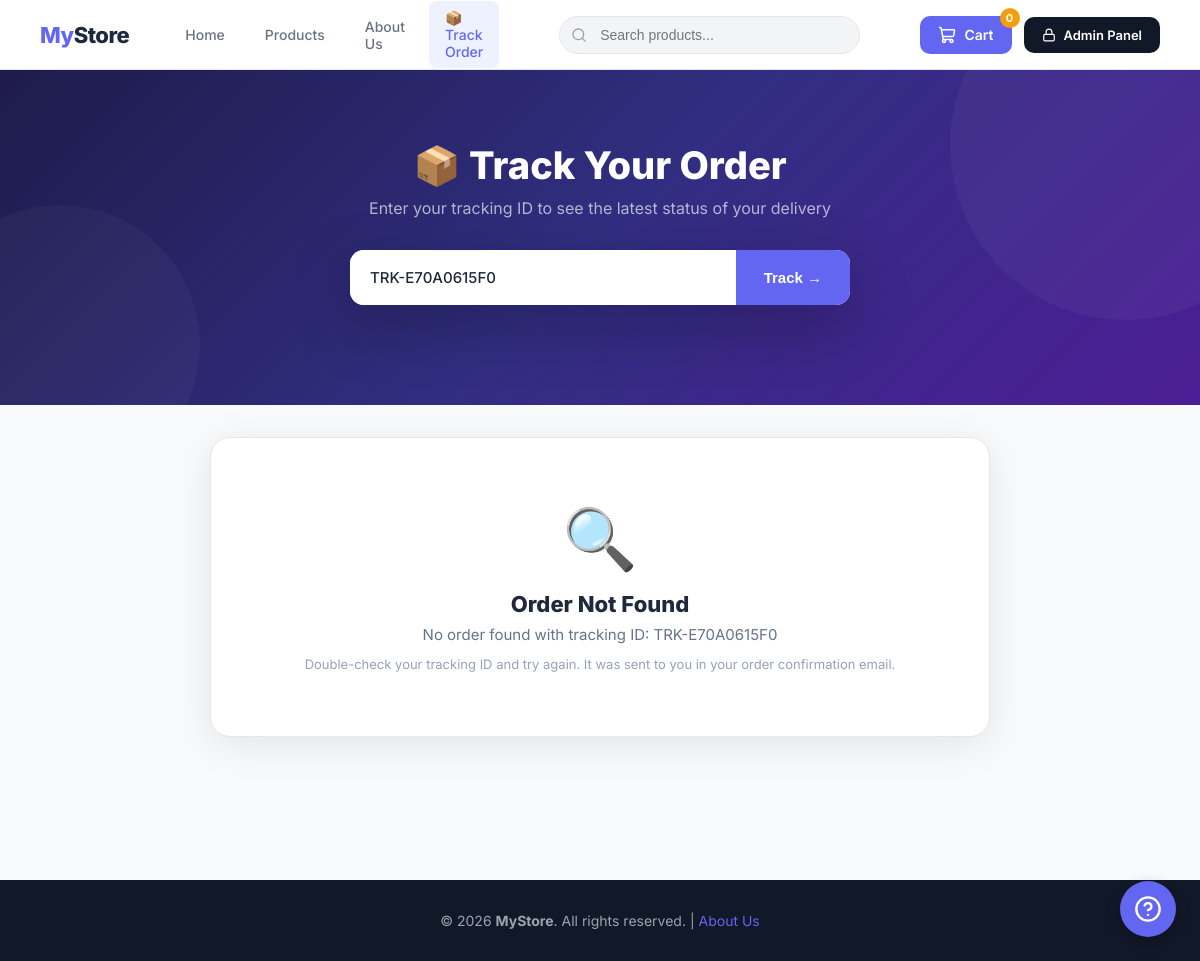
/track/TRK-E70A0615F0/, run on an earlier commit of the app's database.
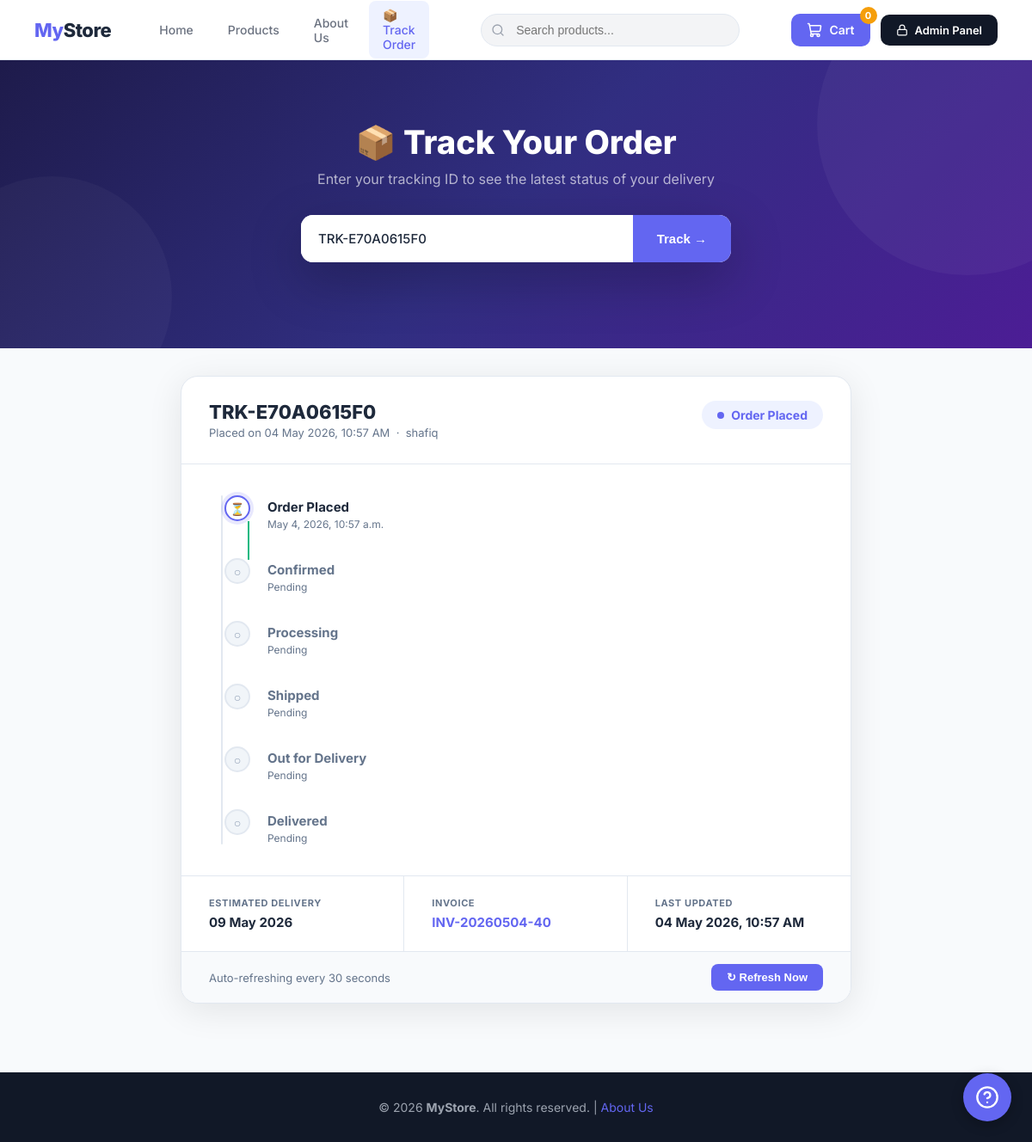
And on a later commit of the database.
### accounts/models.py (models this page shows, shortened)
class Order(models.Model):
    STATUS_PLACED       = 'placed'
    STATUS_CONFIRMED    = 'confirmed'
    STATUS_PROCESSING   = 'processing'
    STATUS_SHIPPED      = 'shipped'
    STATUS_OUT_FOR_DEL  = 'out_for_delivery'
    STATUS_DELIVERED    = 'delivered'
    STATUS_CANCELLED    = 'cancelled'
    STATUS_CHOICES = [
        (STATUS_PLACED,      'Order Placed'),
        (STATUS_CONFIRMED,   'Confirmed'),
        (STATUS_PROCESSING,  'Processing'),
        (STATUS_SHIPPED,     'Shipped'),
        (STATUS_OUT_FOR_DEL, 'Out for Delivery'),
        (STATUS_DELIVERED,   'Delivered'),
        (STATUS_CANCELLED,   'Cancelled'),
    ]
    STATUS_PIPELINE = [
        STATUS_PLACED,
        STATUS_CONFIRMED,
        STATUS_PROCESSING,
        STATUS_SHIPPED,
        STATUS_OUT_FOR_DEL,
        STATUS_DELIVERED,
    ]
    invoice         = models.OneToOneField(Invoice, on_delete=models.CASCADE, related_name='order', null=True, blank=True)
    tracking_id     = models.CharField(max_length=20, unique=True, blank=True)
    status          = models.CharField(max_length=30, choices=STATUS_CHOICES, default=STATUS_PLACED)
    customer_name   = models.CharField(max_length=200, blank=True)
    customer_email  = models.EmailField(blank=True)
    customer_phone  = models.CharField(max_length=30, blank=True)
    shipping_address= models.TextField(blank=True)
    courier_name    = models.CharField(max_length=100, blank=True)
    courier_tracking= models.CharField(max_length=100, blank=True)  # External tracking number
    notes           = models.TextField(blank=True)
    placed_at       = models.DateTimeField(auto_now_add=True)
    confirmed_at    = models.DateTimeField(null=True, blank=True)
    processing_at   = models.DateTimeField(null=True, blank=True)
    shipped_at      = models.DateTimeField(null=True, blank=True)
    out_for_delivery_at = models.DateTimeField(null=True, blank=True)
    delivered_at    = models.DateTimeField(null=True, blank=True)
    cancelled_at    = models.DateTimeField(null=True, blank=True)
    updated_at      = models.DateTimeField(auto_now=True)
    estimated_delivery = models.DateField(null=True, blank=True)
    class Meta:
        ordering = ['-placed_at']
    def get_timeline(self):
        steps = []
        for s in self.STATUS_PIPELINE:
            ts_map = {
                self.STATUS_PLACED:      self.placed_at,
                self.STATUS_CONFIRMED:   self.confirmed_at,
                self.STATUS_PROCESSING:  self.processing_at,
                self.STATUS_SHIPPED:     self.shipped_at,
                self.STATUS_OUT_FOR_DEL: self.out_for_delivery_at,
                self.STATUS_DELIVERED:   self.delivered_at,
            }
            if self.status == self.STATUS_CANCELLED:
                if s == self.STATUS_PLACED:
                    state = 'done'
                else:
                    state = 'cancelled'
            elif ts_map.get(s):
                state = 'done' if s != self.status else 'current'
            elif s == self.status:
                state = 'current'
            else:
                state = 'pending'
            steps.append({
                'status': s,
                'label': dict(self.STATUS_CHOICES)[s],
                'state': state,
                'timestamp': ts_map.get(s),
            })
        return steps

class Invoice(models.Model):
    invoice_number = models.CharField(max_length=50, unique=True, blank=True, null=True)
    created_at = models.DateTimeField(auto_now_add=True)
    created_by = models.ForeignKey(User, on_delete=models.SET_NULL, null=True)
    total_amount = models.DecimalField(max_digits=12, decimal_places=2, default=0)
    total_discount = models.DecimalField(max_digits=12, decimal_places=2, default=0)
    total_profit = models.DecimalField(max_digits=12, decimal_places=2, default=0)
    payment_method = models.CharField(max_length=50, default='Cash')

### accounts/views.py (the view)
# urls.py: path('track/', views.track_order_page, {'tracking_id': ''}, name='track_home'),
def track_order_page(request, tracking_id):
    order = None
    error = None
    try:
        order = Order.objects.get(tracking_id=tracking_id.upper())
    except Order.DoesNotExist:
        error = f'No order found with tracking ID: {tracking_id}'
    return render(request, 'public_track_order.html', {'order': order, 'error': error, 'tracking_id': tracking_id})

### accounts/templates/public_track_order.html (shortened to what this page needs)
{% extends 'public_base.html' %}
{% block content %}
<div class="track-hero">
    <h1>📦 Track Your Order</h1>
    <p>Enter your tracking ID to see the latest status of your delivery</p>
    <form class="search-bar" action="" method="GET" id="trackSearchForm">
        <input type="text" name="" id="trackInput"
               value="{{ tracking_id|default:'' }}"
               placeholder="e.g. TRK-AB12CD34EF"
               autocomplete="off">
        <button type="submit">Track →</button>
    </form>
</div>
<div class="track-wrapper">
{% if error %}
<div class="result-card">
    <div class="error-card">
        <div class="error-icon">🔍</div>
        <h2>Order Not Found</h2>
        <p>{{ error }}</p>
        <p style="margin-top:12px;font-size:13px;color:#94a3b8;">
            Double-check your tracking ID and try again. It was sent to you in your order confirmation email.
        </p>
    </div>
</div>
{% endif %}
{% if order %}
<div class="result-card" id="trackCard">
    <div class="result-header">
        <div>
            <div class="tid">{{ order.tracking_id }}</div>
            <div class="sub">
                Placed on {{ order.placed_at|date:"d M Y, h:i A" }}
                {% if order.customer_name %} &nbsp;·&nbsp; {{ order.customer_name }}{% endif %}
            </div>
        </div>
        <span class="status-badge badge-{{ order.status }}" id="statusBadge">
            <span class="badge-dot"></span>
            <span id="statusText">{{ order.get_status_display }}</span>
        </span>
    </div>
    <div class="timeline-section">
        <div class="timeline" id="timeline">
            {% for step in order.get_timeline %}
            <div class="tl-step {{ step.state }}" data-status="{{ step.status }}">
                <div class="tl-icon {{ step.state }}">
                    {% if step.state == 'done' %}✓
                    {% elif step.state == 'current' %}⏳
                    {% elif step.state == 'cancelled' %}✕
                    {% else %}○{% endif %}
                </div>
                <div class="tl-body">
                    <div class="tl-label {% if step.state == 'pending' or step.state == 'cancelled' %}pending{% endif %}">
                        {{ step.label }}
                    </div>
                    <div class="tl-time">
                        {% if step.timestamp %}{{ step.timestamp }}
                        {% elif step.state == 'current' %}In progress…
                        {% elif step.state == 'pending' %}Pending
                        {% elif step.state == 'cancelled' %}—{% endif %}
                    </div>
                </div>
            </div>
            {% endfor %}
        </div>
    </div>
    <div class="info-grid">
        <div class="info-cell">
            <div class="info-label">Estimated Delivery</div>
            <div class="info-value" id="estDelivery">
                {% if order.estimated_delivery %}
                    {{ order.estimated_delivery|date:"d M Y" }}
                {% else %}—{% endif %}
            </div>
        </div>
        {% if order.invoice %}
        <div class="info-cell">
            <div class="info-label">Invoice</div>
            <div class="info-value">
                <a href="/invoice/{{ order.invoice.id }}/" target="_blank">{{ order.invoice.invoice_number }}</a>
            </div>
        </div>
        {% endif %}
        <div class="info-cell">
            <div class="info-label">Last Updated</div>
            <div class="info-value" id="lastUpdated">{{ order.updated_at|date:"d M Y, h:i A" }}</div>
        </div>
    </div>
    <div class="refresh-bar">
        <span class="refresh-info" id="refreshInfo">Auto-refreshing every 30 seconds</span>
        <div style="display:flex;gap:12px;align-items:center;">
            <button class="refresh-btn" onclick="refreshStatus()">
                <span>↻ Refresh Now</span>
            </button>
        </div>
    </div>
</div>
{% endif %}
</div>
{% endblock %}

What changed in the data, as far as the page shows it:
added Order: tracking_id "TRK-E70A0615F0", placed_at "04 May 2026, 10:57 AM", customer_name "shafiq", status "Order Placed", timestamp "May 4, 2026, 10:57 a.m.", estimated_delivery "09 May 2026", invoice.invoice_number "INV-20260504-40", updated_at "04 May 2026, 10:57 AM"
Also different on the page:
{{ error }}: "No order found with tracking ID: TRK-E70A0615F0" → (not shown)
text no longer shown: "🔍 Order Not Found Double-check your tracking ID and try again. It was sent to you in your order confirmation email."
text now shown: "Placed on · ESTIMATED DELIVERY INVOICE LAST UPDATED Auto-refreshing every 30 seconds ↻ Refresh Now"
new list line: "Order Placed"
new list line: "Confirmed Pending"
new list line: "Processing Pending"
new list line: "Shipped Pending"
new list line: "Out for Delivery Pending"
new list line: "Delivered Pending"
